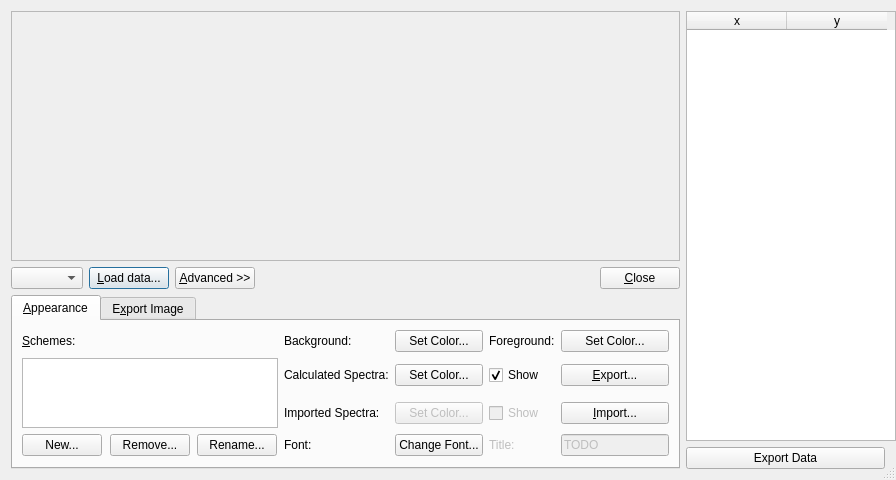
<?xml version="1.0" encoding="UTF-8"?>
<ui version="4.0">
 <class>SpectraDialog</class>
 <widget class="QDialog" name="SpectraDialog">
  <property name="geometry">
   <rect>
    <x>0</x>
    <y>0</y>
    <width>896</width>
    <height>480</height>
   </rect>
  </property>
  <property name="minimumSize">
   <size>
    <width>808</width>
    <height>480</height>
   </size>
  </property>
  <property name="windowTitle">
   <string>Spectra Visualization</string>
  </property>
  <property name="sizeGripEnabled">
   <bool>true</bool>
  </property>
  <layout class="QGridLayout" name="gridLayout">
   <item row="0" column="0" colspan="6">
    <widget class="Avogadro::PlotWidget" name="plot">
     <property name="sizePolicy">
      <sizepolicy hsizetype="Preferred" vsizetype="Expanding">
       <horstretch>0</horstretch>
       <verstretch>0</verstretch>
      </sizepolicy>
     </property>
     <property name="baseSize">
      <size>
       <width>800</width>
       <height>500</height>
      </size>
     </property>
     <property name="cursor">
      <cursorShape>CrossCursor</cursorShape>
     </property>
     <property name="toolTip">
      <string>Controls:
Double left click: Restore default axis limits
Right click + drag: Move plot
Middle click + drag: Zoom to region
Scroll wheel: Zoom to cursor</string>
     </property>
     <property name="frameShape">
      <enum>QFrame::StyledPanel</enum>
     </property>
     <property name="frameShadow">
      <enum>QFrame::Raised</enum>
     </property>
    </widget>
   </item>
   <item row="1" column="0">
    <widget class="QComboBox" name="combo_spectra">
     <property name="sizePolicy">
      <sizepolicy hsizetype="Preferred" vsizetype="Fixed">
       <horstretch>0</horstretch>
       <verstretch>0</verstretch>
      </sizepolicy>
     </property>
    </widget>
   </item>
   <item row="1" column="1">
    <widget class="QPushButton" name="push_loadSpectra">
     <property name="sizePolicy">
      <sizepolicy hsizetype="Fixed" vsizetype="Fixed">
       <horstretch>0</horstretch>
       <verstretch>0</verstretch>
      </sizepolicy>
     </property>
     <property name="text">
      <string>&amp;Load data...</string>
     </property>
    </widget>
   </item>
   <item row="1" column="2">
    <widget class="QPushButton" name="push_advanced">
     <property name="sizePolicy">
      <sizepolicy hsizetype="Fixed" vsizetype="Fixed">
       <horstretch>0</horstretch>
       <verstretch>0</verstretch>
      </sizepolicy>
     </property>
     <property name="text">
      <string>&amp;Advanced &gt;&gt;</string>
     </property>
    </widget>
   </item>
   <item row="1" column="3">
    <spacer name="horizontalSpacer">
     <property name="orientation">
      <enum>Qt::Horizontal</enum>
     </property>
     <property name="sizeHint" stdset="0">
      <size>
       <width>40</width>
       <height>20</height>
      </size>
     </property>
    </spacer>
   </item>
   <item row="1" column="5">
    <widget class="QPushButton" name="pushButton">
     <property name="sizePolicy">
      <sizepolicy hsizetype="Fixed" vsizetype="Fixed">
       <horstretch>0</horstretch>
       <verstretch>0</verstretch>
      </sizepolicy>
     </property>
     <property name="text">
      <string>&amp;Close</string>
     </property>
    </widget>
   </item>
   <item row="2" column="0" rowspan="2" colspan="6">
    <widget class="QTabWidget" name="tab_widget">
     <property name="sizePolicy">
      <sizepolicy hsizetype="Expanding" vsizetype="Fixed">
       <horstretch>0</horstretch>
       <verstretch>0</verstretch>
      </sizepolicy>
     </property>
     <property name="currentIndex">
      <number>0</number>
     </property>
     <widget class="QWidget" name="tab_appearance">
      <attribute name="title">
       <string>&amp;Appearance</string>
      </attribute>
      <layout class="QGridLayout" name="gridLayout_3">
       <item row="3" column="0" rowspan="2" colspan="3">
        <widget class="QListWidget" name="list_schemes">
         <property name="sizePolicy">
          <sizepolicy hsizetype="MinimumExpanding" vsizetype="Preferred">
           <horstretch>0</horstretch>
           <verstretch>0</verstretch>
          </sizepolicy>
         </property>
         <property name="alternatingRowColors">
          <bool>true</bool>
         </property>
         <property name="resizeMode">
          <enum>QListView::Adjust</enum>
         </property>
        </widget>
       </item>
       <item row="3" column="3">
        <widget class="QLabel" name="label_3">
         <property name="sizePolicy">
          <sizepolicy hsizetype="Fixed" vsizetype="Fixed">
           <horstretch>0</horstretch>
           <verstretch>0</verstretch>
          </sizepolicy>
         </property>
         <property name="text">
          <string>Calculated Spectra:</string>
         </property>
        </widget>
       </item>
       <item row="3" column="4">
        <widget class="QPushButton" name="push_colorCalculated">
         <property name="sizePolicy">
          <sizepolicy hsizetype="Minimum" vsizetype="Fixed">
           <horstretch>0</horstretch>
           <verstretch>0</verstretch>
          </sizepolicy>
         </property>
         <property name="text">
          <string>Set Color...</string>
         </property>
        </widget>
       </item>
       <item row="4" column="3">
        <widget class="QLabel" name="label_4">
         <property name="text">
          <string>Imported Spectra:</string>
         </property>
        </widget>
       </item>
       <item row="4" column="4">
        <widget class="QPushButton" name="push_colorImported">
         <property name="enabled">
          <bool>false</bool>
         </property>
         <property name="sizePolicy">
          <sizepolicy hsizetype="Minimum" vsizetype="Fixed">
           <horstretch>0</horstretch>
           <verstretch>0</verstretch>
          </sizepolicy>
         </property>
         <property name="text">
          <string>Set Color...</string>
         </property>
        </widget>
       </item>
       <item row="5" column="3">
        <widget class="QLabel" name="label_5">
         <property name="text">
          <string>Font:</string>
         </property>
        </widget>
       </item>
       <item row="5" column="4">
        <widget class="QPushButton" name="push_font">
         <property name="sizePolicy">
          <sizepolicy hsizetype="Fixed" vsizetype="Fixed">
           <horstretch>0</horstretch>
           <verstretch>0</verstretch>
          </sizepolicy>
         </property>
         <property name="text">
          <string>Change Font...</string>
         </property>
        </widget>
       </item>
       <item row="3" column="5">
        <widget class="QCheckBox" name="cb_calculate">
         <property name="sizePolicy">
          <sizepolicy hsizetype="Fixed" vsizetype="Fixed">
           <horstretch>0</horstretch>
           <verstretch>0</verstretch>
          </sizepolicy>
         </property>
         <property name="text">
          <string>Show</string>
         </property>
         <property name="checked">
          <bool>true</bool>
         </property>
        </widget>
       </item>
       <item row="4" column="5">
        <widget class="QCheckBox" name="cb_import">
         <property name="enabled">
          <bool>false</bool>
         </property>
         <property name="text">
          <string>Show</string>
         </property>
        </widget>
       </item>
       <item row="4" column="6">
        <widget class="QPushButton" name="push_import">
         <property name="sizePolicy">
          <sizepolicy hsizetype="Ignored" vsizetype="Fixed">
           <horstretch>0</horstretch>
           <verstretch>0</verstretch>
          </sizepolicy>
         </property>
         <property name="toolTip">
          <string>Imports a tsv of experimental spectra to overlay on the plot.</string>
         </property>
         <property name="text">
          <string>&amp;Import...</string>
         </property>
        </widget>
       </item>
       <item row="2" column="3">
        <widget class="QLabel" name="label_2">
         <property name="sizePolicy">
          <sizepolicy hsizetype="Fixed" vsizetype="Fixed">
           <horstretch>0</horstretch>
           <verstretch>0</verstretch>
          </sizepolicy>
         </property>
         <property name="text">
          <string>Background:</string>
         </property>
        </widget>
       </item>
       <item row="2" column="4">
        <widget class="QPushButton" name="push_colorBackground">
         <property name="sizePolicy">
          <sizepolicy hsizetype="Minimum" vsizetype="Fixed">
           <horstretch>0</horstretch>
           <verstretch>0</verstretch>
          </sizepolicy>
         </property>
         <property name="text">
          <string>Set Color...</string>
         </property>
        </widget>
       </item>
       <item row="2" column="5">
        <widget class="QLabel" name="label_6">
         <property name="sizePolicy">
          <sizepolicy hsizetype="Fixed" vsizetype="Preferred">
           <horstretch>0</horstretch>
           <verstretch>0</verstretch>
          </sizepolicy>
         </property>
         <property name="text">
          <string>Foreground:</string>
         </property>
        </widget>
       </item>
       <item row="2" column="6">
        <widget class="QPushButton" name="push_colorForeground">
         <property name="sizePolicy">
          <sizepolicy hsizetype="Ignored" vsizetype="Fixed">
           <horstretch>0</horstretch>
           <verstretch>0</verstretch>
          </sizepolicy>
         </property>
         <property name="text">
          <string>Set Color...</string>
         </property>
        </widget>
       </item>
       <item row="5" column="0">
        <widget class="QPushButton" name="push_newScheme">
         <property name="enabled">
          <bool>true</bool>
         </property>
         <property name="sizePolicy">
          <sizepolicy hsizetype="Fixed" vsizetype="Fixed">
           <horstretch>0</horstretch>
           <verstretch>0</verstretch>
          </sizepolicy>
         </property>
         <property name="text">
          <string>New...</string>
         </property>
        </widget>
       </item>
       <item row="5" column="1">
        <widget class="QPushButton" name="push_removeScheme">
         <property name="enabled">
          <bool>true</bool>
         </property>
         <property name="sizePolicy">
          <sizepolicy hsizetype="Fixed" vsizetype="Fixed">
           <horstretch>0</horstretch>
           <verstretch>0</verstretch>
          </sizepolicy>
         </property>
         <property name="text">
          <string>Remove...</string>
         </property>
        </widget>
       </item>
       <item row="5" column="2">
        <widget class="QPushButton" name="push_renameScheme">
         <property name="sizePolicy">
          <sizepolicy hsizetype="Fixed" vsizetype="Fixed">
           <horstretch>0</horstretch>
           <verstretch>0</verstretch>
          </sizepolicy>
         </property>
         <property name="text">
          <string>Rename...</string>
         </property>
        </widget>
       </item>
       <item row="5" column="5">
        <widget class="QLabel" name="label_7">
         <property name="enabled">
          <bool>false</bool>
         </property>
         <property name="text">
          <string>Title:</string>
         </property>
        </widget>
       </item>
       <item row="5" column="6">
        <widget class="QLineEdit" name="lineEdit">
         <property name="enabled">
          <bool>false</bool>
         </property>
         <property name="sizePolicy">
          <sizepolicy hsizetype="Fixed" vsizetype="Fixed">
           <horstretch>0</horstretch>
           <verstretch>0</verstretch>
          </sizepolicy>
         </property>
         <property name="text">
          <string>TODO</string>
         </property>
        </widget>
       </item>
       <item row="2" column="0">
        <widget class="QLabel" name="label_10">
         <property name="sizePolicy">
          <sizepolicy hsizetype="Fixed" vsizetype="Fixed">
           <horstretch>0</horstretch>
           <verstretch>0</verstretch>
          </sizepolicy>
         </property>
         <property name="text">
          <string>&amp;Schemes:</string>
         </property>
         <property name="buddy">
          <cstring>list_schemes</cstring>
         </property>
        </widget>
       </item>
       <item row="3" column="6">
        <widget class="QPushButton" name="push_export">
         <property name="sizePolicy">
          <sizepolicy hsizetype="Ignored" vsizetype="Fixed">
           <horstretch>0</horstretch>
           <verstretch>0</verstretch>
          </sizepolicy>
         </property>
         <property name="text">
          <string>&amp;Export...</string>
         </property>
        </widget>
       </item>
       <item row="2" column="7">
        <spacer name="horizontalSpacer_4">
         <property name="orientation">
          <enum>Qt::Horizontal</enum>
         </property>
         <property name="sizeHint" stdset="0">
          <size>
           <width>40</width>
           <height>20</height>
          </size>
         </property>
        </spacer>
       </item>
      </layout>
     </widget>
     <widget class="QWidget" name="tab_imageExport">
      <attribute name="title">
       <string>E&amp;xport Image</string>
      </attribute>
      <layout class="QGridLayout" name="gridLayout_4">
       <item row="0" column="1" colspan="7">
        <widget class="QLineEdit" name="edit_imageFilename">
         <property name="readOnly">
          <bool>false</bool>
         </property>
        </widget>
       </item>
       <item row="1" column="5">
        <widget class="QLabel" name="label_12">
         <property name="sizePolicy">
          <sizepolicy hsizetype="Fixed" vsizetype="Preferred">
           <horstretch>0</horstretch>
           <verstretch>0</verstretch>
          </sizepolicy>
         </property>
         <property name="text">
          <string>&amp;DPI:</string>
         </property>
         <property name="buddy">
          <cstring>spin_imageDPI</cstring>
         </property>
        </widget>
       </item>
       <item row="1" column="0">
        <widget class="QLabel" name="label_14">
         <property name="sizePolicy">
          <sizepolicy hsizetype="Fixed" vsizetype="Preferred">
           <horstretch>0</horstretch>
           <verstretch>0</verstretch>
          </sizepolicy>
         </property>
         <property name="text">
          <string>&amp;Width:</string>
         </property>
         <property name="buddy">
          <cstring>spin_imageWidth</cstring>
         </property>
        </widget>
       </item>
       <item row="1" column="1">
        <widget class="QSpinBox" name="spin_imageWidth">
         <property name="enabled">
          <bool>true</bool>
         </property>
         <property name="maximum">
          <number>999999</number>
         </property>
         <property name="value">
          <number>21</number>
         </property>
        </widget>
       </item>
       <item row="1" column="2">
        <widget class="QLabel" name="label_13">
         <property name="sizePolicy">
          <sizepolicy hsizetype="Fixed" vsizetype="Preferred">
           <horstretch>0</horstretch>
           <verstretch>0</verstretch>
          </sizepolicy>
         </property>
         <property name="text">
          <string>&amp;Height</string>
         </property>
         <property name="buddy">
          <cstring>spin_imageHeight</cstring>
         </property>
        </widget>
       </item>
       <item row="1" column="3">
        <widget class="QSpinBox" name="spin_imageHeight">
         <property name="enabled">
          <bool>true</bool>
         </property>
         <property name="maximum">
          <number>999999</number>
         </property>
         <property name="value">
          <number>13</number>
         </property>
        </widget>
       </item>
       <item row="0" column="0">
        <widget class="QLabel" name="label_11">
         <property name="text">
          <string>&amp;Filename:</string>
         </property>
         <property name="buddy">
          <cstring>edit_imageFilename</cstring>
         </property>
        </widget>
       </item>
       <item row="1" column="6" colspan="3">
        <widget class="QSpinBox" name="spin_imageDPI">
         <property name="enabled">
          <bool>true</bool>
         </property>
         <property name="maximum">
          <number>9999</number>
         </property>
         <property name="value">
          <number>150</number>
         </property>
        </widget>
       </item>
       <item row="1" column="10" colspan="2">
        <spacer name="horizontalSpacer_3">
         <property name="orientation">
          <enum>Qt::Horizontal</enum>
         </property>
         <property name="sizeHint" stdset="0">
          <size>
           <width>40</width>
           <height>20</height>
          </size>
         </property>
        </spacer>
       </item>
       <item row="0" column="8">
        <widget class="QToolButton" name="push_imageFilename">
         <property name="text">
          <string>...</string>
         </property>
        </widget>
       </item>
       <item row="1" column="4">
        <widget class="QComboBox" name="combo_imageUnits">
         <property name="enabled">
          <bool>true</bool>
         </property>
         <item>
          <property name="text">
           <string>cm</string>
          </property>
         </item>
         <item>
          <property name="text">
           <string>mm</string>
          </property>
         </item>
         <item>
          <property name="text">
           <string>in</string>
          </property>
         </item>
         <item>
          <property name="text">
           <string>px</string>
          </property>
         </item>
        </widget>
       </item>
       <item row="3" column="11">
        <widget class="QPushButton" name="push_imageSave">
         <property name="sizePolicy">
          <sizepolicy hsizetype="Fixed" vsizetype="Fixed">
           <horstretch>0</horstretch>
           <verstretch>0</verstretch>
          </sizepolicy>
         </property>
         <property name="text">
          <string>&amp;Save Image...</string>
         </property>
        </widget>
       </item>
       <item row="3" column="10">
        <spacer name="horizontalSpacer_5">
         <property name="orientation">
          <enum>Qt::Horizontal</enum>
         </property>
         <property name="sizeHint" stdset="0">
          <size>
           <width>40</width>
           <height>20</height>
          </size>
         </property>
        </spacer>
       </item>
       <item row="2" column="11">
        <spacer name="verticalSpacer_3">
         <property name="orientation">
          <enum>Qt::Vertical</enum>
         </property>
         <property name="sizeHint" stdset="0">
          <size>
           <width>20</width>
           <height>40</height>
          </size>
         </property>
        </spacer>
       </item>
       <item row="1" column="9">
        <widget class="QCheckBox" name="cb_imageFontAdjust">
         <property name="toolTip">
          <string>Use an optimized value for the font size instead of the scheme-specified value (screen to image point sizes don't translate well!)</string>
         </property>
         <property name="text">
          <string>Auto-adjust F&amp;ont Size</string>
         </property>
         <property name="checked">
          <bool>true</bool>
         </property>
        </widget>
       </item>
      </layout>
     </widget>
    </widget>
   </item>
   <item row="0" column="6" rowspan="3">
    <widget class="QTableWidget" name="dataTable">
     <property name="sizePolicy">
      <sizepolicy hsizetype="Fixed" vsizetype="Expanding">
       <horstretch>0</horstretch>
       <verstretch>0</verstretch>
      </sizepolicy>
     </property>
     <property name="minimumSize">
      <size>
       <width>210</width>
       <height>0</height>
      </size>
     </property>
     <property name="horizontalScrollBarPolicy">
      <enum>Qt::ScrollBarAlwaysOff</enum>
     </property>
     <property name="editTriggers">
      <set>QAbstractItemView::NoEditTriggers</set>
     </property>
     <property name="alternatingRowColors">
      <bool>true</bool>
     </property>
     <property name="selectionMode">
      <enum>QAbstractItemView::SingleSelection</enum>
     </property>
     <property name="selectionBehavior">
      <enum>QAbstractItemView::SelectRows</enum>
     </property>
     <property name="sortingEnabled">
      <bool>true</bool>
     </property>
     <attribute name="horizontalHeaderVisible">
      <bool>true</bool>
     </attribute>
     <attribute name="horizontalHeaderCascadingSectionResizes">
      <bool>false</bool>
     </attribute>
     <attribute name="horizontalHeaderHighlightSections">
      <bool>false</bool>
     </attribute>
     <attribute name="verticalHeaderVisible">
      <bool>true</bool>
     </attribute>
     <column>
      <property name="text">
       <string>x</string>
      </property>
     </column>
     <column>
      <property name="text">
       <string>y</string>
      </property>
     </column>
    </widget>
   </item>
   <item row="3" column="6">
    <widget class="QPushButton" name="push_exportData">
     <property name="text">
      <string>Export Data</string>
     </property>
    </widget>
   </item>
   <item row="1" column="4">
    <widget class="QLabel" name="currentCoordinates">
     <property name="sizePolicy">
      <sizepolicy hsizetype="Preferred" vsizetype="Preferred">
       <horstretch>0</horstretch>
       <verstretch>0</verstretch>
      </sizepolicy>
     </property>
     <property name="minimumSize">
      <size>
       <width>150</width>
       <height>0</height>
      </size>
     </property>
     <property name="frameShape">
      <enum>QFrame::NoFrame</enum>
     </property>
     <property name="frameShadow">
      <enum>QFrame::Plain</enum>
     </property>
     <property name="text">
      <string/>
     </property>
     <property name="alignment">
      <set>Qt::AlignCenter</set>
     </property>
    </widget>
   </item>
  </layout>
 </widget>
 <customwidgets>
  <customwidget>
   <class>Avogadro::PlotWidget</class>
   <extends>QFrame</extends>
   <header location="global">avogadro/plotwidget.h</header>
   <container>1</container>
  </customwidget>
 </customwidgets>
 <tabstops>
  <tabstop>combo_spectra</tabstop>
  <tabstop>list_schemes</tabstop>
  <tabstop>push_newScheme</tabstop>
  <tabstop>push_removeScheme</tabstop>
  <tabstop>push_renameScheme</tabstop>
  <tabstop>push_colorBackground</tabstop>
  <tabstop>push_colorForeground</tabstop>
  <tabstop>push_colorCalculated</tabstop>
  <tabstop>cb_calculate</tabstop>
  <tabstop>push_export</tabstop>
  <tabstop>push_colorImported</tabstop>
  <tabstop>cb_import</tabstop>
  <tabstop>push_import</tabstop>
  <tabstop>push_font</tabstop>
  <tabstop>lineEdit</tabstop>
  <tabstop>edit_imageFilename</tabstop>
  <tabstop>push_imageFilename</tabstop>
  <tabstop>spin_imageWidth</tabstop>
  <tabstop>spin_imageHeight</tabstop>
  <tabstop>combo_imageUnits</tabstop>
  <tabstop>spin_imageDPI</tabstop>
  <tabstop>cb_imageFontAdjust</tabstop>
  <tabstop>push_imageSave</tabstop>
  <tabstop>pushButton</tabstop>
 </tabstops>
 <resources/>
 <connections>
  <connection>
   <sender>pushButton</sender>
   <signal>clicked()</signal>
   <receiver>SpectraDialog</receiver>
   <slot>accept()</slot>
   <hints>
    <hint type="sourcelabel">
     <x>827</x>
     <y>542</y>
    </hint>
    <hint type="destinationlabel">
     <x>199</x>
     <y>149</y>
    </hint>
   </hints>
  </connection>
 </connections>
</ui>
